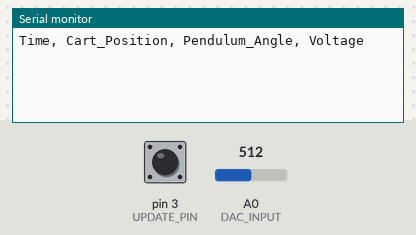
Simulated run of this sketch. Board: Arduino Uno, built with avr-gcc and run on an emulated ATmega328P. On the bench: the last lines printed to the serial monitor. The inputs (shaded band) are chosen by the test bench; at power-on: pin 3 (UPDATE_PIN) LOW, A0 (DAC_INPUT) = 512.

Above: at 1.2 s.
1.3 s: pin 3 (UPDATE_PIN) pulled HIGH for 0.15 s
At 2.0 s:
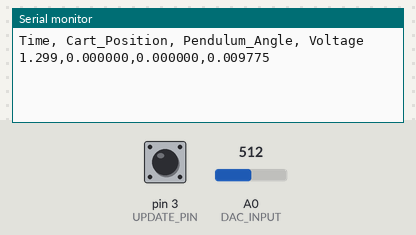
2.9 s: pin 3 (UPDATE_PIN) pulled HIGH for 1 s
At 4.4 s:
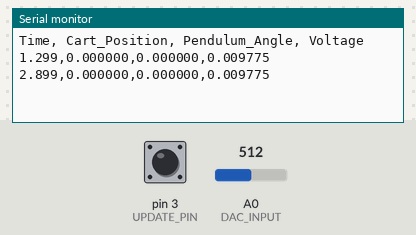
5.4 s: pin 3 (UPDATE_PIN) pulled HIGH for 0.15 s
At 6.3 s:
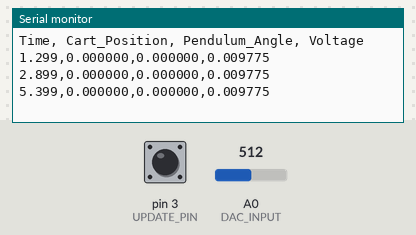

The sketch:

HardwareMonitor.ino
```cpp
const uint8_t UPDATE_PIN = 3;
const uint8_t DAC_INPUT = A0;

bool updateFlag;

int32_t encCount1 = 0, encCount2 = 0;
uint8_t encState1, encState2;

void setup() {
  updateFlag = false;

  analogReference(EXTERNAL);

  Serial.begin(115200);
  Serial.println("Time, Cart_Position, Pendulum_Angle, Voltage");

  //Set encoder pins to input
  DDRD &= 0x00;
  pinMode(UPDATE_PIN, INPUT);

  //Read initial encoder states
  uint8_t pind = PIND;
  encState1 = pind & 0x03;
  encState2 = (pind >> 2) & 0x03;

  //Configure PC interrupts on encoder pins
  attachInterrupt(digitalPinToInterrupt(18), updateEncoders, CHANGE);
  attachInterrupt(digitalPinToInterrupt(19), updateEncoders, CHANGE);
  attachInterrupt(digitalPinToInterrupt(20), updateEncoders, CHANGE);
  attachInterrupt(digitalPinToInterrupt(21), updateEncoders, CHANGE);
  attachInterrupt(digitalPinToInterrupt(UPDATE_PIN), [](){ updateFlag=true; }, RISING);
}

void loop() {
  if(updateFlag) {
    updateFlag = false;

    noInterrupts();
    auto countCopy1 = -encCount1;
    auto countCopy2 = -encCount2;
    interrupts();

    auto voltage = analogRead(DAC_INPUT);

    Serial.print(millis()/1000.f, 3); Serial.print(",");
    Serial.print(countCopy1 / 43985.f, 6); Serial.print(",");
    Serial.print(countCopy2 * PI / 2048.f, 6); Serial.print(",");
    Serial.println(voltage * 20.f / 1023.f - 10.f, 6);
  }
}

void updateEncoders() {
  const int STATE_TABLE[4][4] {
    {0, 1, -1, 0},
    {-1, 0, 0, 1},
    {1, 0, 0, -1},
    {0, -1, 1, 0}
  };

  uint8_t pind = PIND;
  uint8_t newEncState1 = pind & 0x03;
  uint8_t newEncState2 = (pind >> 2) & 0x03;

  encCount1 += STATE_TABLE[encState1][newEncState1];
  encCount2 += STATE_TABLE[encState2][newEncState2];

  encState1 = newEncState1;
  encState2 = newEncState2;
}
```

Measured:
- after the input at 1.3 s, the serial monitor: prints a new line at once (image 1)
- after the input at 2.9 s, the serial monitor: prints a new line at once (image 2)
- after the input at 5.4 s, the serial monitor: prints a new line at once (image 3)
